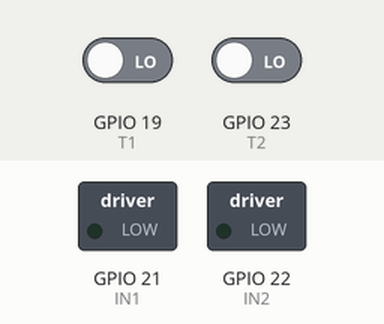
A sketch run on a simulated ESP32. Shown: switched loads named in the sketch (green lamp = pin HIGH). The inputs (shaded band) are chosen by the test bench; at power-on: GPIO 19 (T1) LOW, GPIO 23 (T2) LOW.

Above: at 1.2 s.
1.3 s: GPIO 19 (T1) driven HIGH
At 2.1 s:
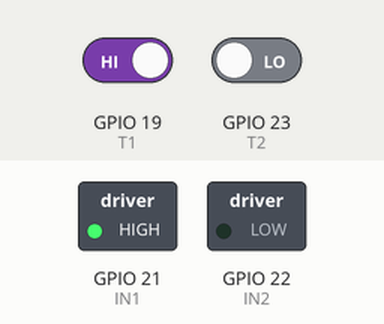
2.8 s: GPIO 23 (T2) driven HIGH
At 3.2 s:
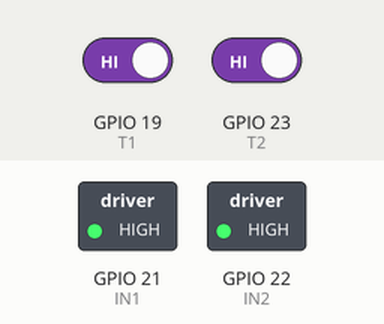
4.3 s: GPIO 19 (T1) driven LOW
At 5.5 s:
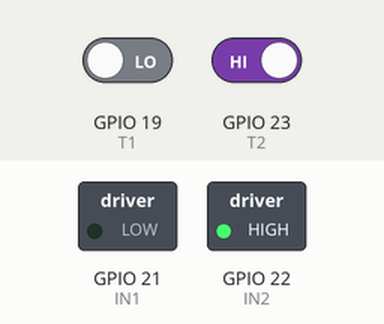
5.8 s: GPIO 23 (T2) driven LOW
At 6.7 s:
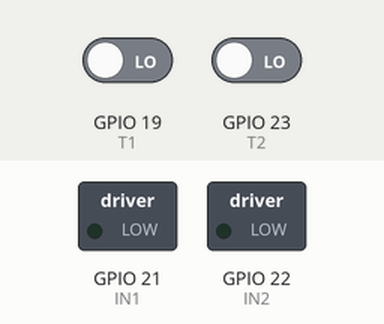
Timing chart, 0 to 8.3 s (numbered marks = the images above; inputs shaded):
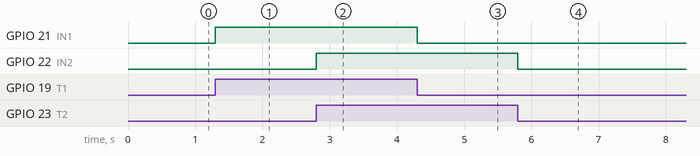

The sketch:

ESP32_Motor002.ino
```cpp
#define IN1 21 // Motor 1 - Antrieb
#define IN2 22 // Motor 1 - Antrieb
#define T1 19 // Taster Motor links
#define T2 23 // Taster Motor rechts

void setup() {
  pinMode(IN1, OUTPUT); // Motor 1
  pinMode(IN2, OUTPUT); // Motor 1
  pinMode(T1, INPUT); // Taster links
  pinMode(T2, INPUT); // Taster rechts
}

void loop() {
  digitalWrite(IN1, digitalRead(T1));
  digitalWrite(IN2, digitalRead(T2));
}
```

Measured:
- after the input at 1.3 s, GPIO 21 (IN1): LOW → HIGH at once
- after the input at 2.8 s, GPIO 22 (IN2): LOW → HIGH at once
- after the input at 4.3 s, GPIO 21 (IN1): HIGH → LOW at once
- after the input at 5.8 s, GPIO 22 (IN2): HIGH → LOW at once
